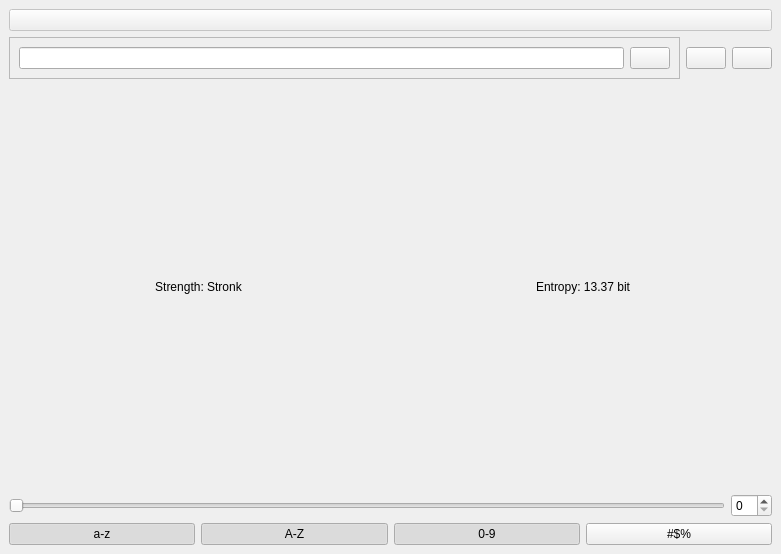
<?xml version="1.0" encoding="UTF-8"?>
<ui version="4.0">
 <class>MainWindow</class>
 <widget class="QMainWindow" name="MainWindow">
  <property name="geometry">
   <rect>
    <x>0</x>
    <y>0</y>
    <width>781</width>
    <height>554</height>
   </rect>
  </property>
  <property name="windowTitle">
   <string>MainWindow</string>
  </property>
  <widget class="QWidget" name="centralwidget">
   <layout class="QVBoxLayout" name="verticalLayout">
    <item>
     <widget class="QPushButton" name="icon_lock">
      <property name="enabled">
       <bool>false</bool>
      </property>
      <property name="text">
       <string/>
      </property>
     </widget>
    </item>
    <item>
     <layout class="QHBoxLayout" name="horizontalLayout">
      <item>
       <widget class="QFrame" name="frame">
        <property name="frameShape">
         <enum>QFrame::StyledPanel</enum>
        </property>
        <property name="frameShadow">
         <enum>QFrame::Raised</enum>
        </property>
        <layout class="QHBoxLayout" name="horizontalLayout_2">
         <item>
          <widget class="QLineEdit" name="line_password"/>
         </item>
         <item>
          <widget class="QPushButton" name="btn_visibility">
           <property name="text">
            <string/>
           </property>
          </widget>
         </item>
        </layout>
       </widget>
      </item>
      <item>
       <widget class="QPushButton" name="btn_copy">
        <property name="text">
         <string/>
        </property>
       </widget>
      </item>
      <item>
       <widget class="QPushButton" name="btn_refresh">
        <property name="text">
         <string/>
        </property>
       </widget>
      </item>
     </layout>
    </item>
    <item>
     <layout class="QHBoxLayout" name="horizontalLayout_3">
      <item>
       <widget class="QLabel" name="label_strength">
        <property name="text">
         <string>Strength: Stronk</string>
        </property>
        <property name="alignment">
         <set>Qt::AlignCenter</set>
        </property>
       </widget>
      </item>
      <item>
       <widget class="QLabel" name="label_entropy">
        <property name="text">
         <string>Entropy: 13.37 bit</string>
        </property>
        <property name="alignment">
         <set>Qt::AlignCenter</set>
        </property>
       </widget>
      </item>
     </layout>
    </item>
    <item>
     <layout class="QHBoxLayout" name="layout_length">
      <item>
       <widget class="QSlider" name="slider_length">
        <property name="orientation">
         <enum>Qt::Horizontal</enum>
        </property>
       </widget>
      </item>
      <item>
       <widget class="QSpinBox" name="spinbox_length"/>
      </item>
     </layout>
    </item>
    <item>
     <layout class="QHBoxLayout" name="layout_characters">
      <item>
       <widget class="QPushButton" name="btn_lower">
        <property name="text">
         <string>a-z</string>
        </property>
        <property name="checkable">
         <bool>true</bool>
        </property>
        <property name="checked">
         <bool>true</bool>
        </property>
       </widget>
      </item>
      <item>
       <widget class="QPushButton" name="btn_upper">
        <property name="text">
         <string>A-Z</string>
        </property>
        <property name="checkable">
         <bool>true</bool>
        </property>
        <property name="checked">
         <bool>true</bool>
        </property>
       </widget>
      </item>
      <item>
       <widget class="QPushButton" name="btn_digits">
        <property name="text">
         <string>0-9</string>
        </property>
        <property name="checkable">
         <bool>true</bool>
        </property>
        <property name="checked">
         <bool>true</bool>
        </property>
       </widget>
      </item>
      <item>
       <widget class="QPushButton" name="btn_special">
        <property name="text">
         <string>#$%</string>
        </property>
        <property name="checkable">
         <bool>true</bool>
        </property>
       </widget>
      </item>
     </layout>
    </item>
   </layout>
  </widget>
 </widget>
 <resources/>
 <connections/>
</ui>
